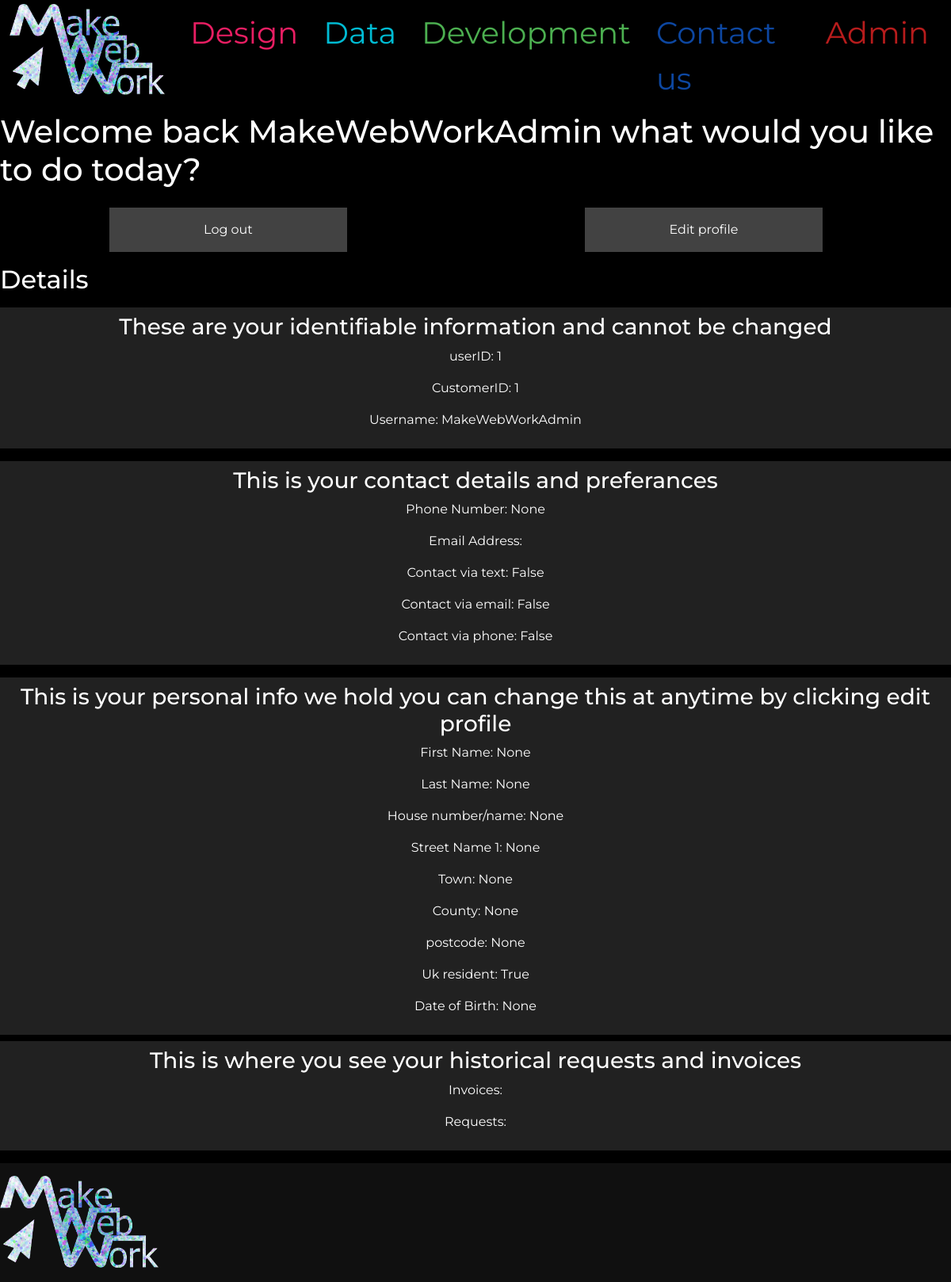
Before: /account (signed in) with the older database file.
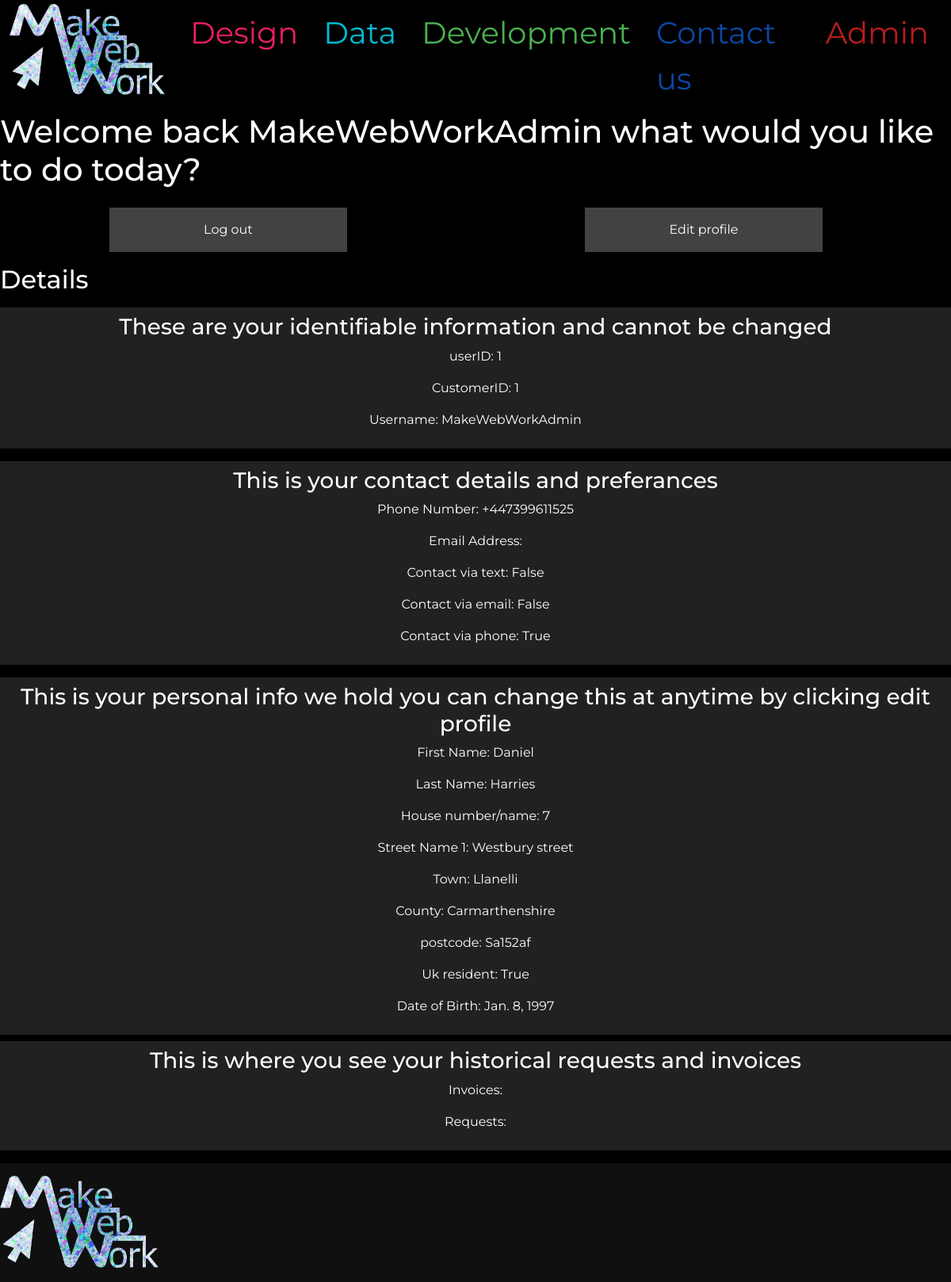
After: the same page with the newer database file.
### default_site/models.py (models this page shows, shortened)
class UserProfile(models.Model):
    CustomerID = models.BigAutoField(primary_key=True)
    user = models.OneToOneField(User, on_delete=models.CASCADE)
    House_number_or_name = models.CharField(max_length=150, null=True, blank=True)
    Address_line_one = models.CharField(max_length=150, null=True, blank=True)
    Town = models.CharField(max_length=150, null=True, blank=True)
    County = models.CharField(max_length=99, null=True, blank=True)
    Uk_resident = models.BooleanField(default=True)
    Postcode = models.CharField(max_length=30, null=True, blank=True)
    Birth_date = models.DateField(null=True, blank=True)
    First_name = models.CharField(max_length=40, null=True, blank=True)
    Last_name = models.CharField(max_length=40, null=True, blank=True)
    Phone_number = models.CharField(max_length=15, null=True, blank=True)
    Contact_via_email = models.BooleanField(default=False)
    Contact_via_phone = models.BooleanField(default=False)
    Contact_via_text = models.BooleanField(default=False)

### default_site/views.py (the view)
# urls.py: path('account', account, name="account"),
@login_required
def account(request):
    profile = UserProfile.objects.get(user=request.user)
    context = {
        "profile": profile
    }
    return render(request, 'default_site/profile.html', context)

### default_site/templates/default_site/profile.html (shortened to what this page needs)
{% extends 'base.html' %}
{% load static %}
{% block content %}
{% if user.is_authenticated %}
<h1>Welcome back {{profile.user}} what would you like to do today?</h1>
<div class="row choice-container">
    <a class="text-center col-12 col-md-3 grey darken-3 text-center my-3 py-3 grey-link btn-dark" href="{% url 'account_logout' %}">Log out</a>
    <a class="text-center col-12 col-md-3 grey darken-3 text-center my-3 py-3 grey-link btn-dark" href="{% url 'editAccount' %}">Edit profile</a>
</div>
<h2>Details</h2>
<div class="choice-container">
    <div class="col-12 grey darken-4 text-center my-2 py-2">
        <h3>These are your identifiable information and cannot be changed</h3>
        <p>userID: {{profile.user_id}}</p>
        <p>CustomerID: {{profile.CustomerID}}</p>
        <p>Username: {{profile.user}}</p>
    </div>
    <div class="col-12 grey darken-4 text-center my-2 py-2">
        <h3>This is your contact details and preferances</h3>
        <p>Phone Number: {{profile.Phone_number}}</p>
        <p>Email Address: {{profile.user.email}}</p>
        <p>Contact via text: {{profile.Contact_via_text}}</p>
        <p>Contact via email: {{profile.Contact_via_email}}</p>
        <p>Contact via phone: {{profile.Contact_via_phone}}</p>
    </div>
</div>
<div class="col-12 grey darken-4 text-center my-2 py-2">
    <h3>This is your personal info we hold you can change this at anytime by clicking edit profile</h3>
    <p>First Name: {{profile.First_name}}</p>
    <p>Last Name: {{profile.Last_name}}</p>
    <p>House number/name: {{profile.House_number_or_name}}</p>
    <p>Street Name 1: {{profile.Address_line_one}}</p>
    <p>Town: {{profile.Town}}</p>
    <p>County: {{profile.County}}</p>
    <p>postcode: {{profile.Postcode}}</p>
    <p>Uk resident: {{profile.Uk_resident}}</p>
    <p>Date of Birth: {{profile.Birth_date}}</p>
</div>
<div class="col-12 grey darken-4 text-center my-2 py-2">
    <h3>This is where you see your historical requests and invoices</h3>
    <p>Invoices: {{profile.Invoice}}</p>
    <p>Requests: {{profile.Requesttickets}}</p>
</div>
{% endif %}
{% endblock %}

### templates/base.html (shortened to what this page needs)
{% load static %}
<!doctype html>
<html lang="en">
  <head>
    {% block corecss %}
    <link href="https://cdn.jsdelivr.net/npm/bootstrap@5.0.2/dist/css/bootstrap.min.css" rel="stylesheet"
>
    <link rel="stylesheet" type="text/css" href="{% static '/css/colors.css' %}">
    <link rel="stylesheet" type="text/css" href="{% static '/css/styles.css' %}">
    {% endblock %}
  </head>
  <body class="black white-text">
    {% include 'includes/navbar.html' %}
    <div id="col-12">
    {% block content %}
    {% endblock %}
    </div>
    <footer class="mt-3 pt-3 grey op-1 general-container">
        <div class="col-2">
            <img class="img-fluid" src="{% static 'images/Makewebwork_logo.png' %}" alt="MakeWebWork's logo">
        </div>
    </footer>
  </body>
</html>

### templates/includes/navbar.html (shortened to what this page needs)
{% load static %}
<nav class="navbar navbar-expand-md navbar-dark">
    <div class="container-fluid">
        <a class="navbar-brand col-4 col-sm-2" href="{% url 'home' %}">
            <img class="img-fluid" src="{% static 'images/Makewebwork_logo.png' %}" alt="MakeWebWork's logo">
        </a>
        <div class="collapse navbar-collapse" id="navbarNav">
            <ul class="navbar-nav">
            <li class="nav-item mx-2">
                <a class="nav-link active pink-text pink-link" href="{% url 'design' %}">Design</a>
            </li>
            <li class="nav-item mx-2">
                <a class="nav-link cyan-text cyan-link" href="{% url 'data' %}">Data</a>
            </li>
            <li class="nav-item mx-2">
                <a class="nav-link green-text green-link" href="{% url 'development' %}">Development</a>
            </li>
            <li class="nav-item mx-2">
                {% if user.is_authenticated %}
                <a class="nav-link blue-text text-darken-4 blue-link" href="{% url 'contact' %}">Contact us</a>
                {% else %}
                <a class="nav-link blue-text text-darken-4 blue-link" href="{% url 'account_login' %}">Login</a>
                {% endif %}
            </li>
            <li class="nav-item mx-2">
                {% if user.is_superuser %}
                <a class="nav-link red-text text-darken-4 pink-link" href="{% url 'admin_dashboard' %}">Admin</a>
                {% elif user.is_authenticated %}
                <a class="nav-link red-text text-darken-4 red-link" href="{% url 'account' %}">Profile</a>
                {% endif %}
            </li>
            </ul>
        </div>
    </div>
</nav>

### static/css/styles.css (style rules this page uses)
.navbar { font-size: 3.2vw; padding:0px; }
a { text-decoration: none; color:inherit; }
body { font-family: 'Montserrat', sans-serif; }
.general-container { display: flex; width: 100%; flex-wrap: wrap; justify-content: space-between; flex-direction: row; align-items: center; }
.choice-container { display: flex; width: 100%; flex-wrap: wrap; justify-content: space-around; flex-direction: row; align-items: center; }

Changed rows visible on the page:
changed UserProfile "False": Phone_number "None" → "+447399611525"; Contact_via_phone "False" → "True"; First_name "None" → "Daniel"; Last_name "None" → "Harries"; House_number_or_name "None" → "7"; Address_line_one "None" → "Westbury street"; Town "None" → "Llanelli"; County "None" → "Carmarthenshire"; Postcode "None" → "Sa152af"; Birth_date "None" → "Jan. 8, 1997"
